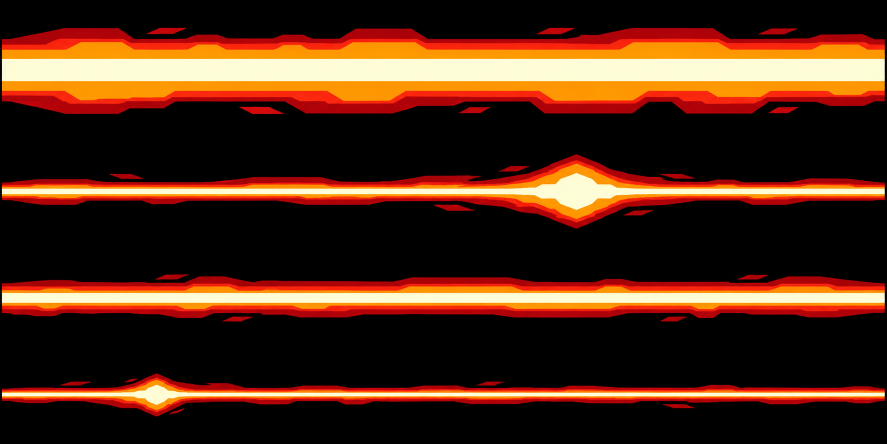
#> input picture unprocessed_images/models_v0120_b/fx_rail_streak.png, 1774 x 887 px, found by its file name (shown at 1/2 size)
$ python rail_streak_prep.py
#> lines starting #> are read from the running program, lines starting #| are printed output that depends on the picture; after the words box and inside, x2 and y2 are one past the last pixel; in counts of white or black regions, pixels touching at a corner belong together
"""Prepares the owner's rail streak (unprocessed_images/models_v0120_b/fx_rail_streak.png, docs/art/requests/
v0.12.0_models.md section 26) for the game: assets/textures/vfx/fx_rail_streak.png.

The upload is four variants of one rail-gun streak stacked in rows (thick; thin with a bright knot; medium; thin with a
knot near its start), each running the full width on black. The game lays the streak down in tiles of a fixed length
at the strip's own aspect (RailStreakViews), so nothing here may stretch it: every band is cut out by the empty rows
round it and scaled by ONE factor for both axes, then centred in its own row of a 2 x 1 sheet (2048 x 1024, four rows
of 256 px). One row is then exactly 8 times as long as it is tall, and the four streaks keep their thicknesses
relative to each other. The owner's colours are kept (RGB on black, drawn additively); a column of black the upload
has at its right edge is cut off first, so tiles laid end to end meet without a gap.

Run from the repo root: python scripts/assets/rail_streak_prep.py   (needs Pillow and numpy)
"""

import hashlib
import os
import sys

import numpy as np
from PIL import Image

SRC = "unprocessed_images/models_v0120_b/fx_rail_streak.png"
OUT = "assets/textures/vfx/fx_rail_streak.png"
W = 2048
ROWS = 4
ROW_H = 256


def bands(px: np.ndarray) -> list:
    """The four streaks' row spans (first, last), split at the empty rows between them."""
    occ = px.max(axis=2) > 0.05
    idx = np.nonzero(occ.any(axis=1))[0]
    runs = [r for r in np.split(idx, np.nonzero(np.diff(idx) > 1)[0] + 1) if len(r) > 3]
    if len(runs) != ROWS:
        raise SystemExit("expected %d streaks, found %d" % (ROWS, len(runs)))
    return [(int(r[0]), int(r[-1])) for r in runs]


def main() -> int:
    px = np.asarray(Image.open(SRC).convert("RGB")).astype(np.float32) / 255.0
    cols = np.nonzero((px.max(axis=2) > 0.05).any(axis=0))[0]
#> cols = 1771 values from 0 to 1771
    px = px[:, int(cols[0]) : int(cols[-1]) + 1]
#> px: shape (887, 1772, 3) float32
    k = W / px.shape[1]  # the one scale, for both axes
#> k = 1.16
    out = np.zeros((ROWS * ROW_H, W, 3), np.float32)
    for r, (y0, y1) in enumerate(bands(px)):
#> in bands, `occ = px.max(axis=2) > 0.05`:
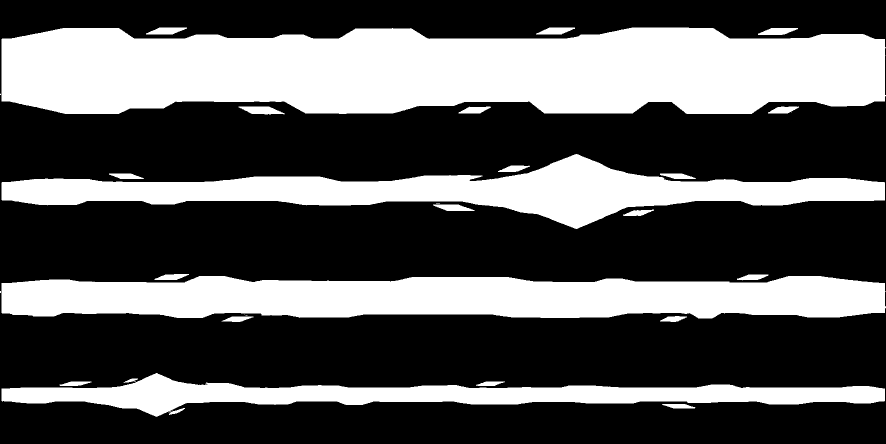
#> occ: shape (887, 1772) bool (shown at 1/2 size); 35% white; 35 white regions (13 under 20 px), largest, box (x1, y1, x2, y2) and area: (3, 55, 1772, 228) 258891, (3, 552, 1772, 637) 124367, (3, 308, 1770, 458) 96501
#> in bands, `runs = [r for r in np.split(idx, np.nonzero(np.diff(idx) > 1)[0] + 1) ..`: runs = 4 items
        part = px[y0 : y1 + 1]
        h = round(part.shape[0] * k)
        if h > ROW_H:
            raise SystemExit("streak %d is %d px tall, over its %d px row" % (r, h, ROW_H))
        img = Image.fromarray((part * 255).round().astype(np.uint8), "RGB").resize((W, h), Image.LANCZOS)
        y = r * ROW_H + (ROW_H - h) // 2
        out[y : y + h] = np.asarray(img).astype(np.float32) / 255.0
        print("streak %d: rows %d-%d of the upload, %d px tall in its row" % (r, y0, y1, h))
#> this loop made 4 passes
#| streak 0: rows 55-229 of the upload, 202 px tall in its row
#| streak 1: rows 308-457 of the upload, 173 px tall in its row
#| streak 2: rows 548-643 of the upload, 111 px tall in its row
#| streak 3: rows 746-833 of the upload, 102 px tall in its row
#> pass 1, in main, `part = px[y0 : y1 + 1]`:
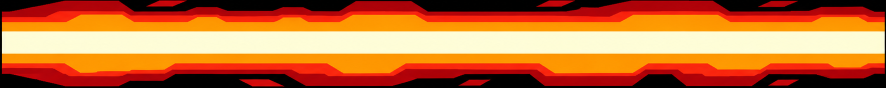
#> part: shape (175, 1772, 3) float32 (shown at 1/2 size); mean R, G, B 0.776, 0.437, 0.228
#> pass 1, in main, `img = Image.fromarray((part * 255).round().astype(np.uint8), "RGB").re..`:
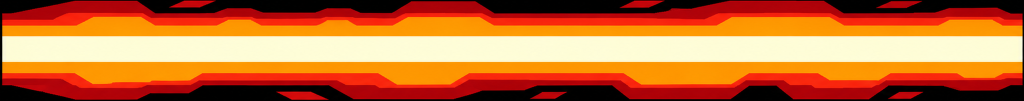
#> img: PIL image 2048x202 RGB (shown at 1/2 size); mean R, G, B 198.2, 111.3, 58
#> pass 2, in main, `part = px[y0 : y1 + 1]`:
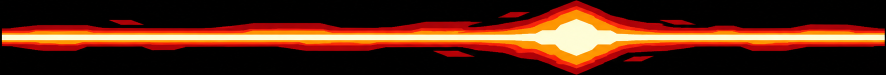
#> part: shape (150, 1772, 3) float32 (shown at 1/2 size); mean R, G, B 0.322, 0.152, 0.0851
#> after the loop:
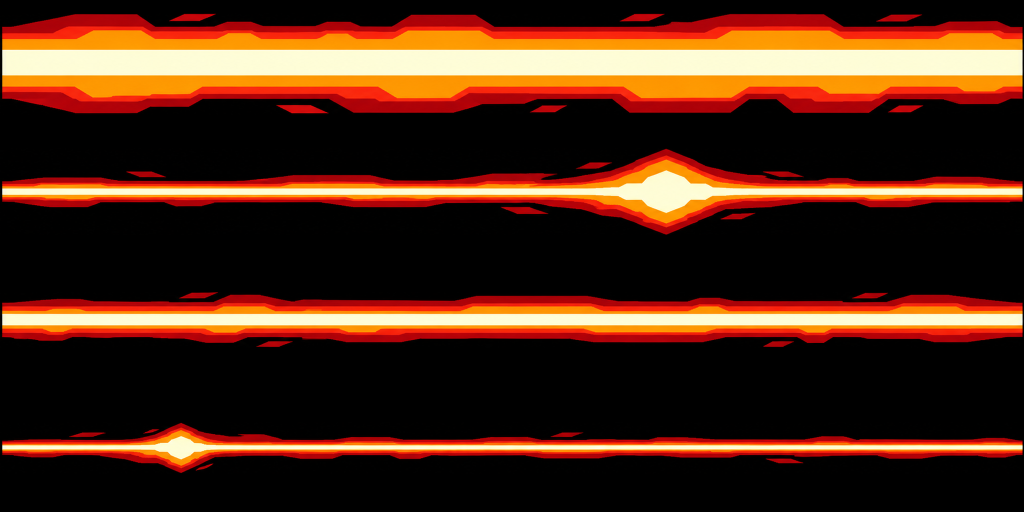
#> out: shape (1024, 2048, 3) float32 (shown at 1/2 size); mean R, G, B 0.312, 0.159, 0.0883
    Image.fromarray((out * 255).round().astype(np.uint8), "RGB").save(OUT, optimize=True)
    data = open(OUT, "rb").read()
    print("%s  %8d  %s  (scale %.4f)" % (hashlib.sha256(data).hexdigest(), len(data), OUT, k))
#| 84dd343f02f2d67f5c56de7e5e3f5d09000cf5b86f10ef59018f68e94177e566    618813  assets/textures/vfx/fx_rail_streak.png  (scale 1.1558)
    return 0


if __name__ == "__main__":
    sys.exit(main())
#> (the program exits here)
